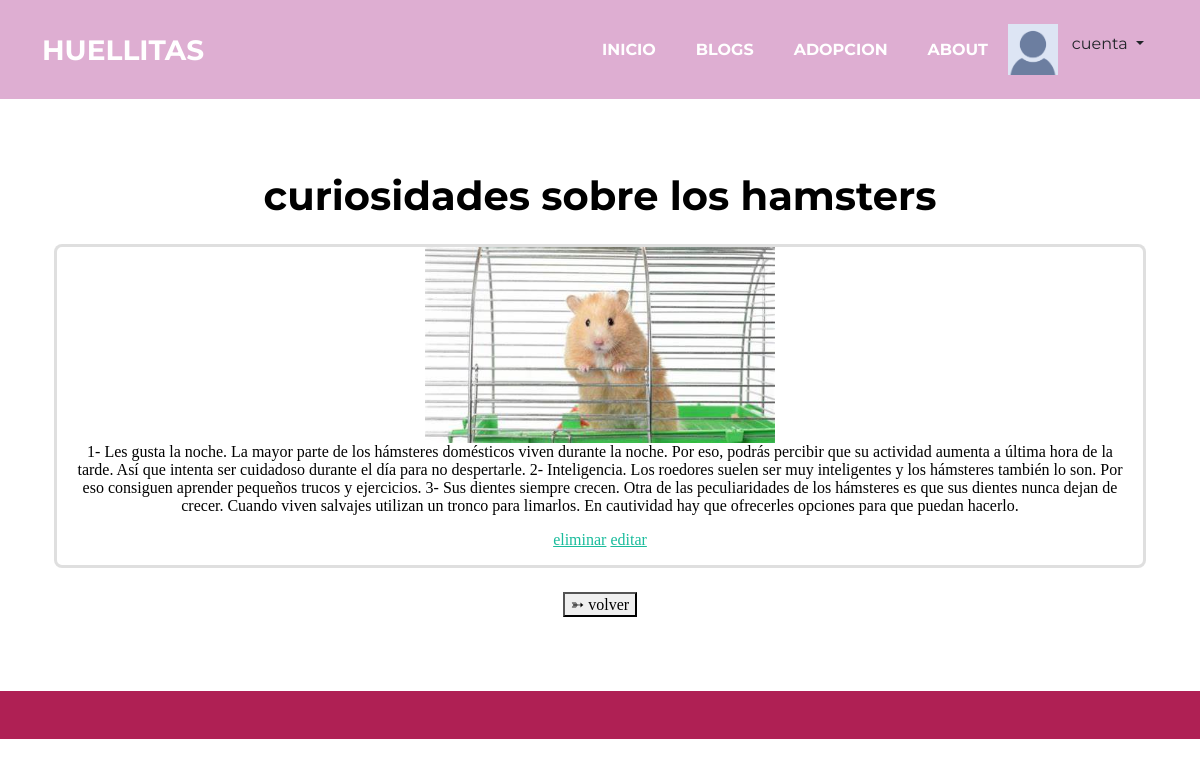
/blogs/1 (signed in), run on the app's committed database.
### blog/models.py (models this page shows, shortened)
class blog(models.Model):
    titulo = models.CharField(max_length=200)
    descripcion = models.TextField()
    imagen = models.ImageField(upload_to='blogs', null = True)
    owner = models.ForeignKey(to=User, on_delete=models.CASCADE, null=True)

### blog/views.py (the view)
# urls.py: path('blogs/<int:id>', views.contenido_blog, name="contenido_blog"),
def contenido_blog(request, id):
    contenido = get_object_or_404(blog, id=id)
    detalles = blog.objects.filter(id=id)
    return render(request, 'contenido.html', {
        'contenido': contenido,
        'detalles': detalles
        })

### blog/templates/contenido.html (shortened to what this page needs)
{% extends 'base.html' %}
{% load static %}
{% block content %}
{% for detalle in detalles %}
<div class="text-center">
    <h1>{{detalle.titulo}}</h1>
    <div class="container card d-flex align-items-center flex-column my-4">
    {% if detalle.imagen %}
    <img src="{{ detalle.imagen.url }}" width="350px"/>
    {% endif %}
    <p>{{detalle.descripcion}}</p>
    {% if detalle.owner == user %}
    <p><a href="{% url 'eliminar blog' detalle.id%}">eliminar</a> <a href="{% url 'editar blog' detalle.id%}">editar</a></p>
    {% endif %}
    </div>
    <a href="{% url 'blogs' %}">
        <button> ➳ volver </button>
    </a>
</div>
{% endfor %}
{% endblock %}

### data on the page
blog: titulo "curiosidades sobre los hamsters", imagen (picture), descripcion "1- Les gusta la noche. La mayor parte de los hámsteres domésticos viven durante la noche. Por eso, podrás percibir que su actividad aumenta a última hora de la tarde. Así que intenta ser cuidadoso durante el día para no despertarle. 2- Inteligencia. Los roedores suelen ser muy inteligentes y los hámsteres también lo son. Por eso consiguen aprender pequeños trucos y ejercicios. 3- Sus dientes siempre crecen. Otra de las peculiaridades de los hámsteres es que sus dientes nunca dejan de crecer. Cuando viven salvajes utilizan un tronco para limarlos. En cautividad hay que ofrecerles opciones para que puedan hacerlo.", shows "eliminar"
